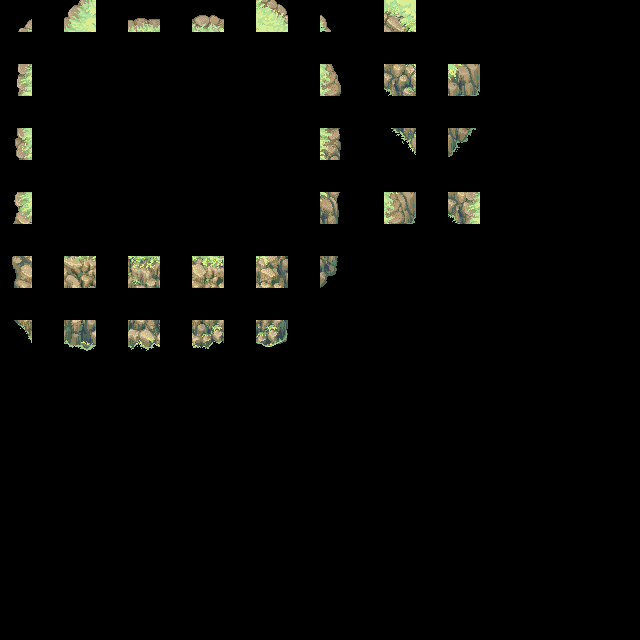

The image is a tile-based game level rendered from a .tmx file. Its description and source (layers, tilesets, objects; grid data summarised) follow:
An orthogonal 20x20 tile map with 32x32 px tiles, 4 tile layers (regions, input_Cliffs, output_Cliffs, output_Collision), 3 tilesets.

<map version="1.0" tiledversion="1.1.5" orientation="orthogonal" renderorder="right-down" width="20" height="20" tilewidth="32" tileheight="32" infinite="0" nextobjectid="1">
 <tileset firstgid="1" name="trees" tilewidth="32" tileheight="32" tilecount="126" columns="21">
  <image source="../tilesets/trees.png" width="672" height="192" />
 </tileset>
 <tileset firstgid="127" name="objects" tilewidth="32" tileheight="32" tilecount="105" columns="15">
  <image source="../tilesets/objects.png" width="480" height="224" />
 </tileset>
 <tileset firstgid="232" name="cliffs" tilewidth="32" tileheight="32" tilecount="256" columns="16">
  <image source="../tilesets/cliffs.png" width="512" height="512" />
 </tileset>
 <layer name="regions" width="20" height="20">
  <data>[400 cells, 30 non-empty, 30 distinct tile ids]</data>
 </layer>
 <layer name="input_Cliffs" width="20" height="20">
  <data>[400 cells, 0 non-empty, 0 distinct tile ids]</data>
 </layer>
 <layer name="output_Cliffs" width="20" height="20">
  <data>[400 cells, 0 non-empty, 0 distinct tile ids]</data>
 </layer>
 <layer name="output_Collision" width="20" height="20">
  <data>[400 cells, 0 non-empty, 0 distinct tile ids]</data>
 </layer>
</map>